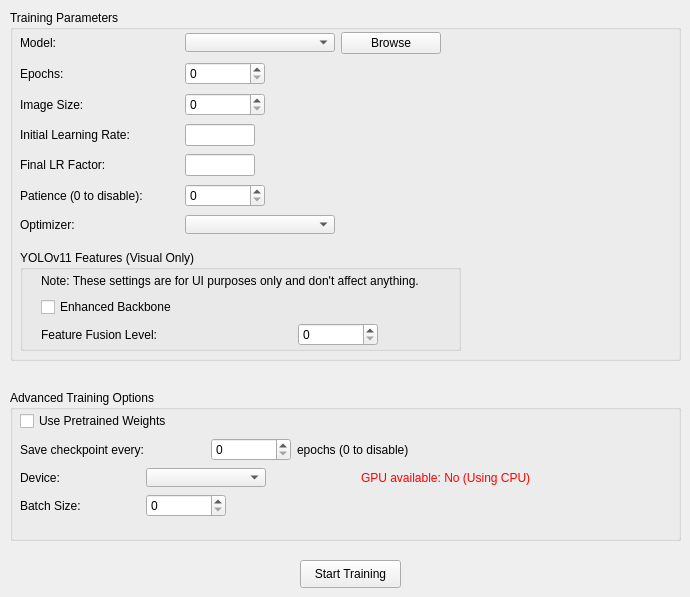
    <widget class="QWidget" name="tab_2">
     <attribute name="title">
      <string>Training Parameters</string>
     </attribute>
     <widget class="QGroupBox" name="groupBox_2">
      <property name="geometry">
       <rect>
        <x>10</x>
        <y>10</y>
        <width>671</width>
        <height>351</height>
       </rect>
      </property>
      <property name="title">
       <string>Training Parameters</string>
      </property>
      <widget class="QGroupBox" name="groupBox_3">
       <property name="geometry">
        <rect>
         <x>10</x>
         <y>240</y>
         <width>441</width>
         <height>101</height>
        </rect>
       </property>
       <property name="title">
        <string>YOLOv11 Features (Visual Only)</string>
       </property>
       <widget class="QWidget" name="layoutWidget">
        <property name="geometry">
         <rect>
          <x>10</x>
          <y>20</y>
          <width>411</width>
          <height>76</height>
         </rect>
        </property>
        <layout class="QGridLayout" name="gridLayout_5">
         <item row="0" column="0" colspan="2">
          <widget class="QLabel" name="label_10">
           <property name="text">
            <string>Note: These settings are for UI purposes only and don't affect anything.</string>
           </property>
          </widget>
         </item>
         <item row="1" column="0">
          <widget class="QCheckBox" name="checkBox">
           <property name="sizePolicy">
            <sizepolicy hsizetype="Fixed" vsizetype="Fixed">
             <horstretch>0</horstretch>
             <verstretch>0</verstretch>
            </sizepolicy>
           </property>
           <property name="text">
            <string>Enhanced Backbone</string>
           </property>
          </widget>
         </item>
         <item row="2" column="0">
          <widget class="QLabel" name="label_11">
           <property name="text">
            <string>Feature Fusion Level:</string>
           </property>
          </widget>
         </item>
         <item row="2" column="1">
          <widget class="QSpinBox" name="spinBox_4">
           <property name="sizePolicy">
            <sizepolicy hsizetype="Minimum" vsizetype="Fixed">
             <horstretch>0</horstretch>
             <verstretch>0</verstretch>
            </sizepolicy>
           </property>
           <property name="minimumSize">
            <size>
             <width>0</width>
             <height>0</height>
            </size>
           </property>
           <property name="maximumSize">
            <size>
             <width>80</width>
             <height>16777215</height>
            </size>
           </property>
          </widget>
         </item>
        </layout>
       </widget>
      </widget>
      <widget class="QWidget" name="layoutWidget">
       <property name="geometry">
        <rect>
         <x>10</x>
         <y>20</y>
         <width>421</width>
         <height>211</height>
        </rect>
       </property>
       <layout class="QGridLayout" name="gridLayout_2" columnstretch="0,0,0">
        <item row="6" column="0">
         <widget class="QLabel" name="label_9">
          <property name="maximumSize">
           <size>
            <width>175</width>
            <height>16777215</height>
           </size>
          </property>
          <property name="text">
           <string>Optimizer:</string>
          </property>
         </widget>
        </item>
        <item row="0" column="0">
         <widget class="QLabel" name="label_3">
          <property name="maximumSize">
           <size>
            <width>175</width>
            <height>16777215</height>
           </size>
          </property>
          <property name="text">
           <string>Model:</string>
          </property>
         </widget>
        </item>
        <item row="2" column="0">
         <widget class="QLabel" name="label_5">
          <property name="maximumSize">
           <size>
            <width>175</width>
            <height>16777215</height>
           </size>
          </property>
          <property name="text">
           <string>Image Size:</string>
          </property>
         </widget>
        </item>
        <item row="1" column="1">
         <widget class="QSpinBox" name="spinBox">
          <property name="sizePolicy">
           <sizepolicy hsizetype="Fixed" vsizetype="Fixed">
            <horstretch>0</horstretch>
            <verstretch>0</verstretch>
           </sizepolicy>
          </property>
          <property name="minimumSize">
           <size>
            <width>0</width>
            <height>0</height>
           </size>
          </property>
          <property name="maximumSize">
           <size>
            <width>80</width>
            <height>16777215</height>
           </size>
          </property>
         </widget>
        </item>
        <item row="2" column="1">
         <widget class="QSpinBox" name="spinBox_2">
          <property name="sizePolicy">
           <sizepolicy hsizetype="Fixed" vsizetype="Fixed">
            <horstretch>0</horstretch>
            <verstretch>0</verstretch>
           </sizepolicy>
          </property>
          <property name="minimumSize">
           <size>
            <width>0</width>
            <height>0</height>
           </size>
          </property>
          <property name="maximumSize">
           <size>
            <width>80</width>
            <height>16777215</height>
           </size>
          </property>
         </widget>
        </item>
        <item row="6" column="1">
         <widget class="QComboBox" name="comboBox_3">
          <property name="sizePolicy">
           <sizepolicy hsizetype="Fixed" vsizetype="Fixed">
            <horstretch>0</horstretch>
            <verstretch>0</verstretch>
           </sizepolicy>
          </property>
          <property name="minimumSize">
           <size>
            <width>150</width>
            <height>0</height>
           </size>
          </property>
          <property name="maximumSize">
           <size>
            <width>150</width>
            <height>19</height>
           </size>
          </property>
         </widget>
        </item>
        <item row="5" column="0">
         <widget class="QLabel" name="label_8">
          <property name="maximumSize">
           <size>
            <width>175</width>
            <height>16777215</height>
           </size>
          </property>
          <property name="text">
           <string>Patience (0 to disable):</string>
          </property>
         </widget>
        </item>
        <item row="3" column="1">
         <widget class="QLineEdit" name="lineEdit_3">
          <property name="sizePolicy">
           <sizepolicy hsizetype="Fixed" vsizetype="Fixed">
            <horstretch>0</horstretch>
            <verstretch>0</verstretch>
           </sizepolicy>
          </property>
          <property name="minimumSize">
           <size>
            <width>0</width>
            <height>0</height>
           </size>
          </property>
          <property name="maximumSize">
           <size>
            <width>70</width>
            <height>16777215</height>
           </size>
          </property>
         </widget>
        </item>
        <item row="5" column="1">
         <widget class="QSpinBox" name="spinBox_3">
          <property name="sizePolicy">
           <sizepolicy hsizetype="Fixed" vsizetype="Fixed">
            <horstretch>0</horstretch>
            <verstretch>0</verstretch>
           </sizepolicy>
          </property>
          <property name="minimumSize">
           <size>
            <width>0</width>
            <height>0</height>
           </size>
          </property>
          <property name="maximumSize">
           <size>
            <width>80</width>
            <height>16777215</height>
           </size>
          </property>
         </widget>
        </item>
        <item row="3" column="0">
         <widget class="QLabel" name="label_6">
          <property name="maximumSize">
           <size>
            <width>175</width>
            <height>16777215</height>
           </size>
          </property>
          <property name="text">
           <string>Initial Learning Rate:</string>
          </property>
         </widget>
        </item>
        <item row="4" column="1">
         <widget class="QLineEdit" name="lineEdit_2">
          <property name="sizePolicy">
           <sizepolicy hsizetype="Fixed" vsizetype="Fixed">
            <horstretch>0</horstretch>
            <verstretch>0</verstretch>
           </sizepolicy>
          </property>
          <property name="minimumSize">
           <size>
            <width>0</width>
            <height>0</height>
           </size>
          </property>
          <property name="maximumSize">
           <size>
            <width>70</width>
            <height>16777215</height>
           </size>
          </property>
         </widget>
        </item>
        <item row="0" column="1">
         <widget class="QComboBox" name="comboBox_2">
          <property name="sizePolicy">
           <sizepolicy hsizetype="Minimum" vsizetype="Fixed">
            <horstretch>0</horstretch>
            <verstretch>0</verstretch>
           </sizepolicy>
          </property>
          <property name="minimumSize">
           <size>
            <width>0</width>
            <height>0</height>
           </size>
          </property>
          <property name="maximumSize">
           <size>
            <width>150</width>
            <height>19</height>
           </size>
          </property>
         </widget>
        </item>
        <item row="1" column="0">
         <widget class="QLabel" name="label_4">
          <property name="maximumSize">
           <size>
            <width>175</width>
            <height>16777215</height>
           </size>
          </property>
          <property name="text">
           <string>Epochs:</string>
          </property>
         </widget>
        </item>
        <item row="4" column="0">
         <widget class="QLabel" name="label_7">
          <property name="maximumSize">
           <size>
            <width>175</width>
            <height>16777215</height>
           </size>
          </property>
          <property name="text">
           <string>Final LR Factor:</string>
          </property>
         </widget>
        </item>
        <item row="0" column="2">
         <widget class="QPushButton" name="pushButton_4">
          <property name="sizePolicy">
           <sizepolicy hsizetype="Minimum" vsizetype="Fixed">
            <horstretch>0</horstretch>
            <verstretch>0</verstretch>
           </sizepolicy>
          </property>
          <property name="minimumSize">
           <size>
            <width>0</width>
            <height>0</height>
           </size>
          </property>
          <property name="maximumSize">
           <size>
            <width>100</width>
            <height>16777215</height>
           </size>
          </property>
          <property name="text">
           <string>Browse</string>
          </property>
         </widget>
        </item>
       </layout>
      </widget>
     </widget>
     <widget class="QGroupBox" name="groupBox_4">
      <property name="geometry">
       <rect>
        <x>10</x>
        <y>390</y>
        <width>671</width>
        <height>151</height>
       </rect>
      </property>
      <property name="title">
       <string>Advanced Training Options</string>
      </property>
      <widget class="QWidget" name="layoutWidget">
       <property name="geometry">
        <rect>
         <x>10</x>
         <y>20</y>
         <width>511</width>
         <height>111</height>
        </rect>
       </property>
       <layout class="QGridLayout" name="gridLayout_6">
        <item row="0" column="0" colspan="3">
         <widget class="QCheckBox" name="checkBox_2">
          <property name="sizePolicy">
           <sizepolicy hsizetype="Fixed" vsizetype="Fixed">
            <horstretch>0</horstretch>
            <verstretch>0</verstretch>
           </sizepolicy>
          </property>
          <property name="text">
           <string>Use Pretrained Weights</string>
          </property>
         </widget>
        </item>
        <item row="1" column="0" colspan="2">
         <widget class="QLabel" name="label_13">
          <property name="maximumSize">
           <size>
            <width>150</width>
            <height>16777215</height>
           </size>
          </property>
          <property name="text">
           <string>Save checkpoint every:</string>
          </property>
         </widget>
        </item>
        <item row="1" column="2">
         <widget class="QSpinBox" name="spinBox_5">
          <property name="sizePolicy">
           <sizepolicy hsizetype="Fixed" vsizetype="Fixed">
            <horstretch>0</horstretch>
            <verstretch>0</verstretch>
           </sizepolicy>
          </property>
          <property name="minimumSize">
           <size>
            <width>80</width>
            <height>0</height>
           </size>
          </property>
          <property name="maximumSize">
           <size>
            <width>80</width>
            <height>16777215</height>
           </size>
          </property>
         </widget>
        </item>
        <item row="1" column="3" colspan="2" alignment="Qt::AlignLeft">
         <widget class="QLabel" name="label_14">
          <property name="text">
           <string>epochs (0 to disable)</string>
          </property>
         </widget>
        </item>
        <item row="2" column="0">
         <widget class="QLabel" name="label_15">
          <property name="sizePolicy">
           <sizepolicy hsizetype="Preferred" vsizetype="Preferred">
            <horstretch>0</horstretch>
            <verstretch>0</verstretch>
           </sizepolicy>
          </property>
          <property name="minimumSize">
           <size>
            <width>120</width>
            <height>0</height>
           </size>
          </property>
          <property name="maximumSize">
           <size>
            <width>161</width>
            <height>16777215</height>
           </size>
          </property>
          <property name="text">
           <string>Device:</string>
          </property>
         </widget>
        </item>
        <item row="2" column="1" colspan="3" alignment="Qt::AlignLeft">
         <widget class="QComboBox" name="comboBox_4">
          <property name="sizePolicy">
           <sizepolicy hsizetype="Fixed" vsizetype="Fixed">
            <horstretch>0</horstretch>
            <verstretch>0</verstretch>
           </sizepolicy>
          </property>
          <property name="minimumSize">
           <size>
            <width>120</width>
            <height>0</height>
           </size>
          </property>
          <property name="maximumSize">
           <size>
            <width>150</width>
            <height>19</height>
           </size>
          </property>
         </widget>
        </item>
        <item row="2" column="4">
         <widget class="QLabel" name="label_16">
          <property name="styleSheet">
           <string notr="true">color: rgb(255, 0, 0)</string>
          </property>
          <property name="text">
           <string>GPU available: No (Using CPU)</string>
          </property>
         </widget>
        </item>
        <item row="3" column="0">
         <widget class="QLabel" name="label_18">
          <property name="text">
           <string>Batch Size:</string>
          </property>
         </widget>
        </item>
        <item row="3" column="1" colspan="2">
         <widget class="QSpinBox" name="spinBox_6">
          <property name="sizePolicy">
           <sizepolicy hsizetype="Fixed" vsizetype="Fixed">
            <horstretch>0</horstretch>
            <verstretch>0</verstretch>
           </sizepolicy>
          </property>
          <property name="minimumSize">
           <size>
            <width>80</width>
            <height>0</height>
           </size>
          </property>
          <property name="maximumSize">
           <size>
            <width>80</width>
            <height>16777215</height>
           </size>
          </property>
         </widget>
        </item>
       </layout>
      </widget>
     </widget>
     <widget class="QPushButton" name="pushButton_10">
      <property name="geometry">
       <rect>
        <x>300</x>
        <y>560</y>
        <width>101</width>
        <height>28</height>
       </rect>
      </property>
      <property name="text">
       <string>Start Training</string>
      </property>
     </widget>
    </widget>
